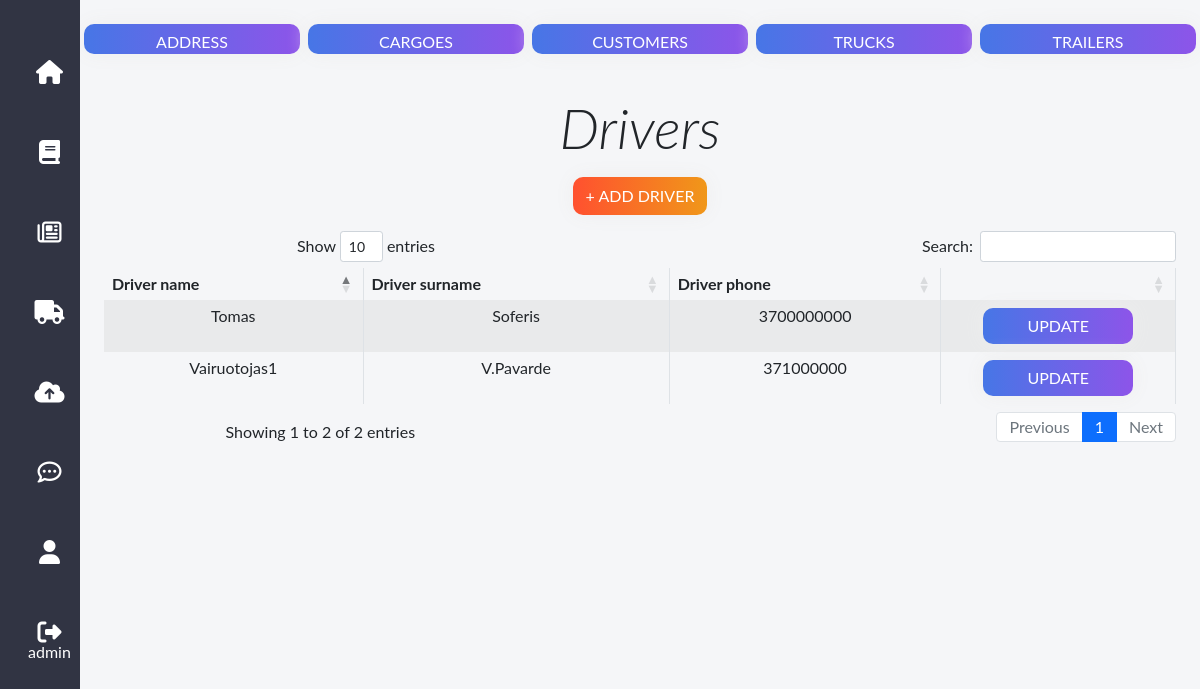
The app's page /drivers/ (signed in) with its own data.
### transport/models.py (models this page shows, shortened)
class Driver(models.Model):
    name = models.CharField(max_length=200, null=True, blank=True)
    surname = models.CharField(max_length=200, null=True, blank=True)
    phone = models.IntegerField(null=True, blank=True)
    email = models.EmailField(max_length=200, null=True)
    class Meta:
        verbose_name = "Driver"
        verbose_name_plural = "Drivers"

### transport/views.py (the view)
# urls.py: path('drivers/', views.DriverListView.as_view(), name='drivers'),
class DriverListView(LoginRequiredMixin, ListView):
    model = Driver
    context_object_name = 'drivers'
    template_name = 'drivers.html'

### transport/templates/drivers.html
{% extends "base.html" %}
{% block content %}
    <div class="container mt-2">
        <div class="row">
         <a href="{% url 'addresses' %}" class="btn btn-grad mx-1 mb-4 col-md form-button" type="button"  style="height:30px;":>Address</a>
            <a href="{% url 'cargoes' %}" class="btn btn-grad mx-1 mb-4 col-md form-button" type="button"  style="height:30px;":>Cargoes</a>
            <a href="{% url 'customers' %}" class="btn btn-grad mx-1 mb-4 col-md form-button" type="button"  style="height:30px;":>Customers</a>
        <a href="{% url 'trucks' %}" class="btn btn-grad mx-1 mb-4 col-md form-button" type="button"  style="height:30px;":>Trucks</a>
         <a href="{% url 'trailers' %}" class="btn btn-grad mx-1 mb-4 col-md form-button" type="button"  style="height:30px;":>Trailers</a>
    </div>
    <div >
    <div class="container mb-3 mt-3">
        <p class="display-4" style="font-style:italic;">Drivers</p>
        <a class="btn btn-create" href="{% url 'create_driver' %}">+ Add Driver</a>
    </div>
    <div class="container mb-3 mt-3">
       <table class="table table-striped table-bordered myDataTable stripe " style="width:100%">
        <thead>
            <tr>
                <th>Driver name</th>
                <th>Driver surname</th>
                <th>Driver phone</th>
                <th></th>
            </tr>
        </thead>
        <tbody>
            {% for driver in drivers  %}
            <tr>
                <td>{{driver.name}}</td>
                <td>{{driver.surname}}</td>
                <td>{{driver.phone}}</td>
                <td><a class="btn btn-grad mx-auto" href="{{ driver.id }}" style="max-width:150px;">Update</a></td>
            </tr>
            {% endfor %}
        </tbody>
    </table>
    </div>
 </div>
{% endblock content %}

### transport/templates/base.html (shortened to what this page needs)
<!DOCTYPE html>
{% load static %}
<html lang="en">
<head>
    <link href="https://cdn.jsdelivr.net/npm/bootstrap@5.0.2/dist/css/bootstrap.min.css" rel="stylesheet">
	<link href="https://cdn.datatables.net/1.11.5/css/dataTables.bootstrap4.min.css"  rel="stylesheet">
    <link rel="stylesheet" type="text/css" href="{% static 'css/styles.css' %}?{% now 'U' %}">
</head>
<body>
<nav class="sidebar-navigation navbar-expand-sm" style="z-index:100;">
	<div style="text-align:center; padding:1em 0;">
	</div>
	<div class="collapse navbar-collapse" id="navbarNavDropdown">
	<ul style="padding-left: 0px;">
		<li name="home">
			<a href="{% url 'home' %}"><i class="fa fa-home"></i></a>
		</li>
		{% if user.is_authenticated %}
		<li name="orders">
			<a href="{% url 'orders' %}"><i class="fa fa-book"></i></a>
		</li>
		<li name="order_lines">
			<a href="{% url 'order_lines' %}"><i class="fa fa-newspaper-o"></i></a>
		</li>
		<li name="links">
			<a href="{% url 'links' %}"><i class="fa fa-truck"></i></a>
		</li>
		<li name="uploads">
			<a href="{% url 'uploads' %}"><i class="fa fa-cloud-upload"></i></a>
		</li>
		<li name="messages">
			<a href="{% url 'messages'%}"><i class="fa fa-commenting-o"></i></a>
		</li>
		<li name="profile">
			<a href="{% url 'profile'%}"><i class="fa fa-user"></i></a>
		</li>
		{% endif %}
		<li name="login">
			{% if user.is_authenticated %}
			<a href="{% url 'logout'%}?next=/home"><i class="fa fa-sign-out"></i></a>
			{{ user.get_username }}
			{% else %}
			<a href="{% url 'login'%}?next={{request.path}}"><i class="fa fa-sign-in"></i></a>
			<span class="tooltip">Log In</span>
			{% endif %}
		</li>
	</ul>
	</div>
    </nav>
        <div class="my-container">
            <br>
            {% block content %}
            {% endblock content %}
        </div>
</body>
</html>

### static/css/styles.css (style rules this page uses)
* { margin: 0; padding: 0; box-sizing: border-box; list-style: none; font-family: "Lato", sans-serif; line-height: 1; }
body { background-color: #f5f6f8; }
.sidebar-navigation { display: inline; position: fixed; min-height: 100vh; width: 80px; background-color: #313443; }
.sidebar-navigation ul { text-align: center; color: white; margin: 0 auto; }
.sidebar-navigation ul li { padding: 28px 28px; cursor: pointer; }
.sidebar-navigation ul li i { display: block; font-size: 24px; }
a { text-decoration:none; color:#fff; }
.my-container { font-family: 'Roboto', sans-serif; font-weight: 400; overflow: hidden; margin-left:80px; text-align:center; }
.btn-grad { background-image: linear-gradient(to right, #4776E6 0%, #8E54E9 51%, #4776E6 100%) }
.btn-grad { padding: 5px 15px; text-align: center; text-transform: uppercase; transition: 0.5s; background-size: 200% auto; color: white; box-shadow: 0 0 20px #eee; border-radius: 10px; display: block; }
.btn-create { background-image: linear-gradient(to right, #FF512F 0%, #F09819 51%, #FF512F 100%) }
.btn-create { max-width:150px; margin:0; text-align: center; text-transform: uppercase; transition: 0.5s; background-size: 200% auto; color: white; box-shadow: 0 0 20px #eee; border-radius: 10px; display: inline-block; }

### records on screen
Driver: name "Vairuotojas1", surname "V.Pavarde", phone "371000000", {{ driver.id }} 1 (drawn)
Driver: name "Tomas", surname "Soferis", phone "3700000000"

### other values on screen
{{ user.get_username }} "admin"
